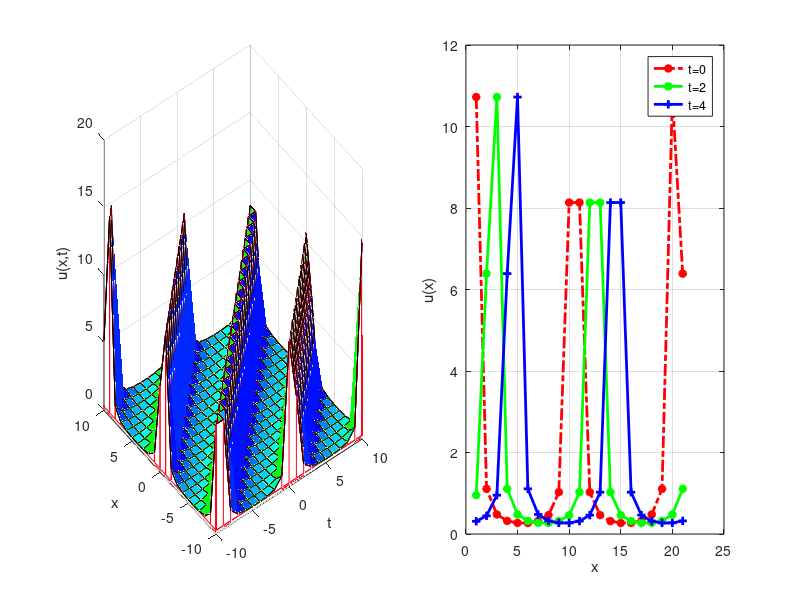

Source code (MATLAB):
clear all;
V = 1;
lamda = -0.1;
xi = .5;
mu =0.1;



u(1,10) = 0;
for x=-10:1:10
for t=-10:1:10
    if(lamda<0 && mu >0)
        cosec = 1/sin( sqrt(-lamda)*(x-V*t+xi)) ;
    u(x+11,t+11) = (1/6.0)*(V*V) - (2/3)*(lamda) - (1/6) - 2*lamda*(cosec*cosec)      ;
    end
end 
end


t=-10:1:10;

subplot(1,2,1)

meshz(t,t,u);
hold on;

meshc(t,t,u);
hold on;

surfc(t,t,u);
hold on;

waterfall(t,t,u);
hold on;
surfl(t,t,u);
hold on;

grid on;
xlabel('t');
zlabel('u(x,t)');
ylabel('x');

colormap hsv
%%%%%%%%%%%%%%%%%%%%%%%%%%%%%%%%%%%%%%%%%%%%%%%%%%%%%%%%%%%%%%%%%%%%%%%%%%%%%%%%%%%%%%%

subplot(1,2,2)
% for t=0
h = u(:,11);
plot(h,'-.r*', 'LineWidth',2)

hold on;
% for t=2
h = u(:,13);
plot(h,'-*g', 'LineWidth',2)
hold on;
% for t=4
h = u(:,15);
plot(h,'-+b', 'LineWidth',2)
hold on;
grid on;

legend('t=0','t=2','t=4');
xlabel('x');
ylabel('u(x)');




